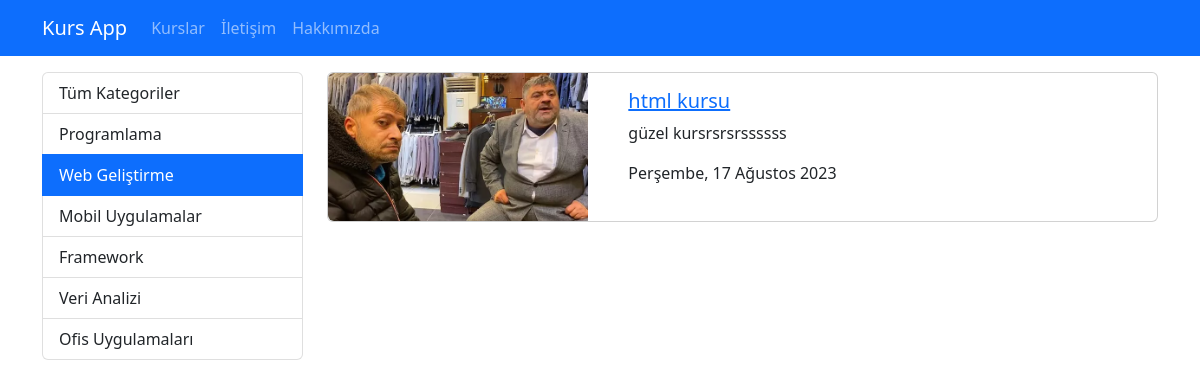
Screenshot of /kurslar/kategori/web-gelistirme with the database file from the repository.
### courses/models.py (models this page shows, shortened)
class Categories(models.Model):
    name = models.CharField(max_length=50)
    slug = models.SlugField(max_length=50,default="", null=False, unique=True, db_index=True)

class Course(models.Model):
    title = models.CharField(max_length=50)
    description = models.TextField()
    imageUrl = models.CharField(max_length=50, blank=False)
    date =  models.DateField(auto_now=True)#auto_now olabilirdi
    isActive = models.BooleanField()
    slug = models.SlugField(default="", blank=True, editable=True, null=False, unique=True, db_index=True)
    category = models.ForeignKey(Categories, on_delete=models.CASCADE, default=1, related_name="kurslar")

### courses/views.py (the view)
# urls.py: path('kategori/<slug:slug>', views.getCoursesByCategoryName, name='courses_by_category'),
def getCoursesByCategoryName(request, slug):
   kurslar = Course.objects.filter(category__slug=slug, isActive=True)
   kategoriler = Categories.objects.all()
   return render(request, 'courses/index.html', {
       'categories': kategoriler,
       'courses': kurslar,
       'selectedSlug': slug
   })

### courses/templates/courses/index.html (shortened to what this page needs)
{% extends 'layout.html' %}
{% load static %}
{% block css_files %} <link rel="stylesheet" href="{% static 'courses/css/style.css' %}"> {% endblock css_files %}
{% block content %}
<div class="container mt-3">
    <div class="row">
        <div class="col-3">
            {% include 'courses/partials/_categories.html' %}
        </div>
        <div class="col-9">
        {% for course in  courses%}
            {% include 'courses/partials/_course.html' %}
        {% endfor courses %}
        </div>
    </div>
</div>
{% endblock content %}

### courses/templates/courses/partials/_categories.html
<div class="list-group">
    <a href="/kurslar" class="list-group-item list-group-item-action">Tüm Kategoriler</a>
  {% for category in categories %}
  <a
    href="{% url 'courses_by_category' category.slug %}"
    class="list-group-item list-group-item-action {% if category.slug == selectedSlug %}active {% endif %}"
    >{{ category.name|title }}</a
  >
  {% endfor %}
</div>

### courses/templates/courses/partials/_course.html (shortened to what this page needs)
{% load static %}
<div class="card mb-3">
  <div class="row">
    <div class="col-4">
      <img
        class="img-fluid rounded-start"
        src="{% static 'courses/img/'|add:course.imageUrl %}"
        alt="{{ course.title}}"
      />
    </div>
    <div class="col-8">
      <div class="card-body">
        <h5 class="card-title">
          <a href="{% url 'course_details' course.slug %}"> {{ course.title}} </a>
        </h5>
        <p class="card-text">{{ course.description|truncatechars:25 }}</p>
        <p>{{course.date|date:"l, d F Y"}}</p>
      </div>
    </div>
  </div>
</div>

### rows the page displays
Categories: name "Programlama"
Categories: name "Web Geliştirme"
Categories: name "Mobil Uygulamalar"
Categories: name "Framework"
Categories: name "Veri Analizi"
Categories: name "Ofis Uygulamaları"
Course: imageUrl (picture), title "html kursu", description "güzel kursrsrsrssssss", date "Perşembe, 17 Ağustos 2023"
